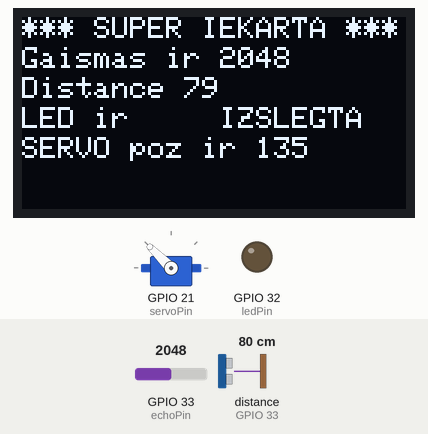
Simulated run of this sketch. Board: ESP32. On the bench: servo, 128×64 one-colour display, output pins drawn as LEDs (lit = HIGH). Wiring (inferred from the names in the program): ultrasonic range finder: trigger GPIO 27; echo GPIO 33. Inputs (shaded band) come from the test bench; at power-on: GPIO 33 (echoPin) = 2048, distance to the obstacle (sensor on GPIO 33) 80 cm. The echo pulse lasts 58.3 µs per cm; pins used as bus, display or sensor lines are not drawn.

Above: at 4.2 s.
4.3 s: GPIO 33 (echoPin) set to 106
At 5.3 s:
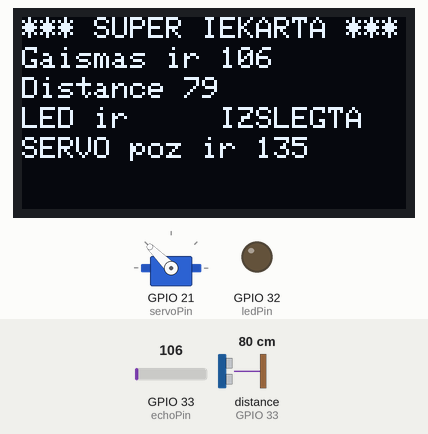
5.9 s: GPIO 33 (echoPin) set to 91
At 7.2 s:
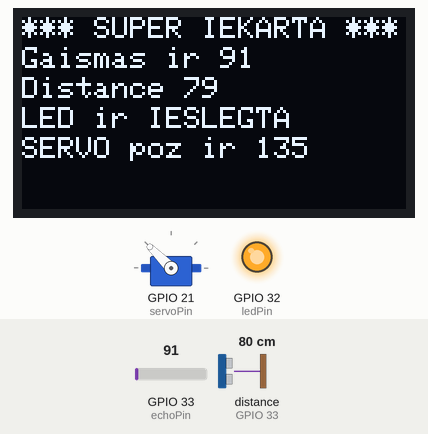
7.8 s: distance to the obstacle (sensor on GPIO 33) set to 2 cm
At 8.8 s:
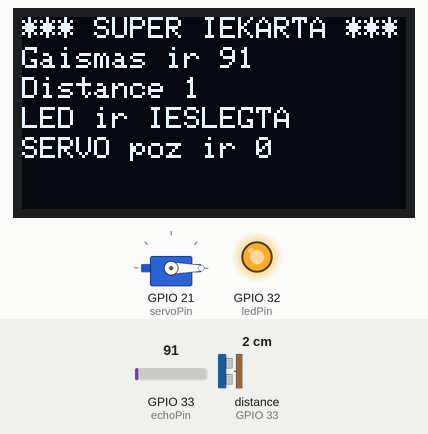
9.4 s: distance to the obstacle (sensor on GPIO 33) set to 18 cm
At 10.7 s:
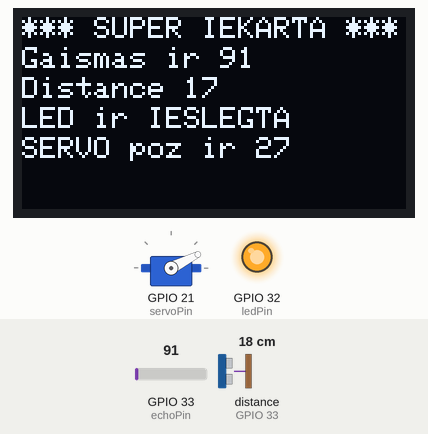
11.0 s: distance to the obstacle (sensor on GPIO 33) set to 35 cm
At 11.6 s:
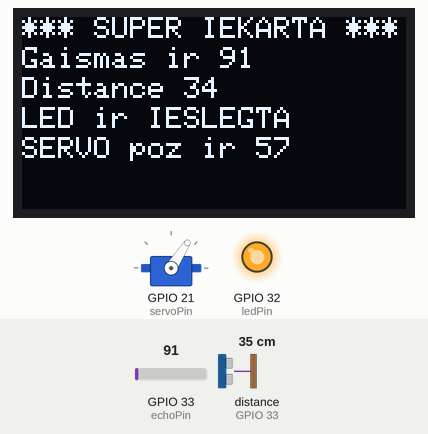
12.6 s: GPIO 33 (echoPin) set to 491
At 13.9 s:
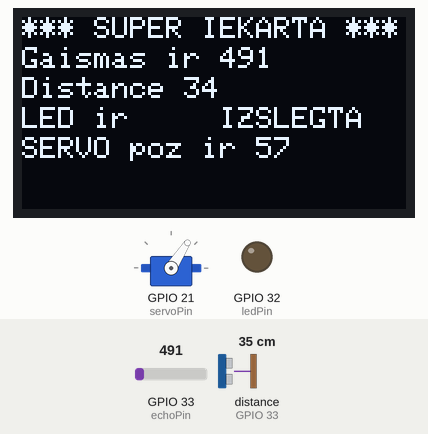
Timing chart, 0 to 15.4 s (numbered marks = the images above; inputs shaded):
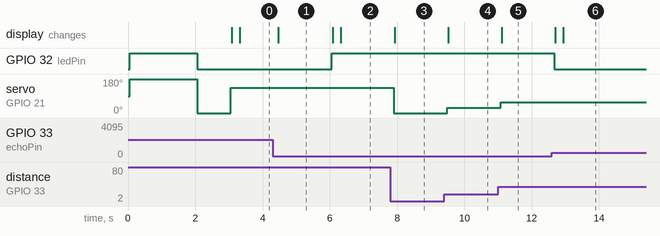

The sketch:

4_Lab_darbs_temp.ino
```cpp
#include <SPI.h>
#include <Wire.h>
#include <Adafruit_GFX.h>
#include <Adafruit_SSD1306.h>
#include <ESP32Servo.h>

#define SCREEN_WIDTH 128 // OLED display width, in pixels
#define SCREEN_HEIGHT 64 // OLED display height, in pixels
//#define I2C_SDA 33
//#define I2C_SCL 32


#define OLED_RESET     -1 // Reset pin
Adafruit_SSD1306 display(SCREEN_WIDTH, SCREEN_HEIGHT, &Wire, OLED_RESET);
//Globals
const int trigPin = 27;
const int echoPin = 33;
long duration;
int distance;
uint16_t light;
byte ledPin=32;
byte servoPin=21;
String ledState;
//servo
int pos = 0;
Servo servo_21;


void setup()
{
servo_21.attach(21,500,2400);
pinMode (ledPin, OUTPUT);
pinMode (servoPin, OUTPUT);
Serial.begin(9600);
//Wire.begin(I2C_SDA, I2C_SCL); //citi porti
Wire.begin();
display.begin(SSD1306_SWITCHCAPVCC, 0x3C);
display.clearDisplay();
display.setTextSize (1);
display.setTextColor(WHITE);
//Welcome actions
display.setCursor(0,0);
display.println("Hello!!!");
display.display();
digitalWrite(ledPin, HIGH);
servo_21.write(180);
  delay(2000); // Pause for 2 seconds
digitalWrite(ledPin, LOW);
servo_21.write(0);
delay(1000); // Pause for 1 seconds
//HC-SR04
pinMode(trigPin, OUTPUT); // Sets the trigPin as an Output
pinMode(echoPin, INPUT); // Sets the echoPin as an Input

}

void loop()
{
 //HC-SR04
digitalWrite(trigPin, LOW);
delayMicroseconds(2);
// Sets the trigPin on HIGH state for 10 micro seconds
digitalWrite(trigPin, HIGH);
delayMicroseconds(10);
digitalWrite(trigPin, LOW);
// Reads the echoPin, returns the sound wave travel time in microseconds
duration = pulseIn(echoPin, HIGH);
// Calculating the distance
distance= duration*0.034/2;

display.clearDisplay();
// Light read
light= analogRead(A5);

//Servo mapping to distance
pos=map(distance, 1,105,0,180);
servo_21.write(pos);

Header();

LightPrint();

DistPrint();

LedStatePrint();

ServoStatePrint();

if(light<100)
{
  digitalWrite(ledPin, HIGH);
  ledState="IESLEGTA";
  }
else
{
  digitalWrite(ledPin, LOW);
  ledState="    IZSLEGTA";
}
display.display();
delay(200);
}
void Header()
{
display.setCursor(0,0);
display.print("*** SUPER IEKARTA ***");
}
void LightPrint()
{
display.setCursor(0,10);
display.print("Gaismas ir ");
display.println(light);
}

void DistPrint()
{
display.setCursor(0,20);
display.print("Distance ");
display.println(distance);
}

void LedStatePrint()
{
display.setCursor(0,30);
display.print("LED ir ");
display.print(ledState);
}
void ServoStatePrint()
{
display.setCursor(0,40);
display.print("SERVO poz ir ");
display.print(pos);
}
```

Measured:
- the behaviour switches between 100 and 99 on GPIO 33 (echoPin) (found by bisection; images 1 and 2)
- after the input at 4.3 s, the display: changes after 0.17 s (image 1)
- after the input at 5.9 s, GPIO 32 (ledPin): LOW → HIGH after 0.16 s; the display: first changes after 0.19 s (image 2 shows a later state)
- after the input at 7.8 s, servo on GPIO 21 (servoPin): 135° → 0° after 0.10 s; the display: changes after 0.13 s (image 3)
- after the input at 9.4 s, servo on GPIO 21 (servoPin): 0° → 27° after 0.09 s; the display: changes after 0.12 s (image 4)
- after the input at 11.0 s, servo on GPIO 21 (servoPin): 27° → 57° after 0.08 s; the display: changes after 0.11 s (image 5)
- after the input at 12.6 s, GPIO 32 (ledPin): HIGH → LOW after 0.08 s; the display: first changes after 0.10 s (image 6 shows a later state)
